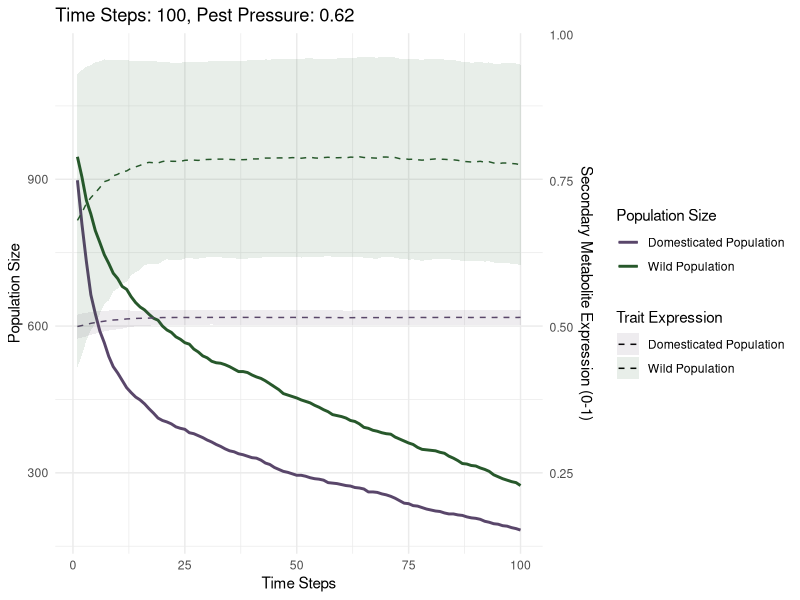

R code for this plot: (Note: this script raises an error after producing the figure.)
#' sunflower simulation
#' 2 populations: wild and domesticated ith different levels of secondary metabolite expression
#' Sarah Elizabeth Stockman
#' March 2025
#' 
#' TODO:
#' two populations: wild and domesticated
#' life cycle: growth/production, reproduction, mortality
#' selection pressure: pest pressure
#' traits: secondary metabolite expression
#' when econdary metabolite expression high & high pest pressure then mortality low, but growth lowered
#' when secondary metabolite expression low & high pest pressure then mortality high, growth remain
#' when secondary metabolite expression high & low pest pressure then mortality low, growth remain
#' when secondary metabolite expression low & low pest pressure then mortality high, growth lowered
#' 
#' 

library(data.table) # data manipulation
library(ggplot2) # plotting
library(parallel)  # parallelization

# 3 parameters of interest:
# temperature
# percipitation
# pest pressure


# linear relationship between tempurture and yeild

# relationship between yield
# serve as a place holder until we have better data for the species


# Initialize parameters
num_wild_population <- 1000
num_domesticated_population <- 1000
time_steps <- 0




# Initialize plant population
initialize_population <- function() {
  # Create wild population
  wild_population <- data.table(
    trait = rnorm(num_wild_population, mean = 0.7, sd = 0.3),  # Gaussian distribution
    growth_rate = NA,
    reproduction_rate = NA,
    resistance = NA,
    size = 1,
    group = "Wild Population"
  )
  
  # Ensure trait value within [0, 1] for wild population
  wild_population[trait < 0, trait := 0]
  wild_population[trait > 1, trait := 1]

  # Create domesticated population
  domesticated_population <- data.table(
    trait = rnorm(num_domesticated_population, mean = 0.5, sd = 0.02),  # Narrow Gaussian distribution
    growth_rate = NA,
    reproduction_rate = NA,
    resistance = NA,
    size = 1,
    group = "Domesticated Population"
  )
  
  # Ensure trait value within [0, 1] for domesticated population
  domesticated_population[trait < 0, trait := 0]
  domesticated_population[trait > 1, trait := 1]

  # Combine populations
  population <- rbind(wild_population, domesticated_population)

  # Initialize plant properties
  population[, growth_rate := 1 - trait]
  population[, reproduction_rate := 1 - trait]
  population[, resistance := trait]

  return(population)
}

# # Grow function
# grow <- function(population) {
#   population[, size := size + growth_rate * 0.1]
#   return(population)
# }

# Updated grow function based on trait and pest pressure
grow <- function(population, pest_pressure) {
  population[, growth_rate := fifelse(trait >= 0.5 & pest_pressure >= 0.5, 0.05,
                               fifelse(trait < 0.5 & pest_pressure < 0.5, 0.05,
                               0.1))]
  population[, size := size + growth_rate]
  return(population)
}


# # mortality function
# suffer_mortality <- function(population, pest_pressure) {
#   mortality_prob <- pest_pressure * (1 - population$resistance) * 0.1
#   survivors <- population[runif(.N) >= mortality_prob]
#   return(survivors)
# }
# Updated mortality function based on trait and pest pressure
suffer_mortality <- function(population, pest_pressure) {
  population[, mortality_prob := fifelse(trait >= 0.5 & pest_pressure >= 0.5, 0.01,
                                  fifelse(trait < 0.5 & pest_pressure >= 0.5, 0.2,
                                  fifelse(trait >= 0.5 & pest_pressure < 0.5, 0.01,
                                  0.15)))]
  survivors <- population[runif(.N) >= mortality_prob]
  return(survivors)
}


# Reproduce function
reproduce <- function(population) {
  # Calculate number of offspring for each individual plant
  reproduction_prob <- population$reproduction_rate * 0.8
  num_offspring <- floor(reproduction_prob) # Ensure integer
  
  # Create new plants based on reproduction probability
  new_plants <- population[rep(1:.N, num_offspring)]
  
  if (nrow(new_plants) > 0) {
    new_plants[, size := 1]
    new_plants[, growth_rate := 1 - trait]
    new_plants[, reproduction_rate := 1 - trait]
    new_plants[, resistance := trait]
    population <- rbind(population, new_plants)
  }
  
  return(population)
}








plot_population <- function(population, time_step, results) {
  wild_population_count <- nrow(population[group == "Wild Population"])
  domesticated_population_count <- nrow(population[group == "Domesticated Population"])
  wild_avg_trait <- mean(population[group == "Wild Population", trait])
  domesticated_avg_trait <- mean(population[group == "Domesticated Population", trait])
  wild_trait_variance <- var(population[group == "Wild Population", trait])
  domesticated_trait_variance <- var(population[group == "Domesticated Population", trait])
  
  # Calculate bounds for variance
  wild_upper_bound <- wild_avg_trait + sqrt(wild_trait_variance)
  wild_lower_bound <- wild_avg_trait - sqrt(wild_trait_variance)
  domesticated_upper_bound <- domesticated_avg_trait + sqrt(domesticated_trait_variance)
  domesticated_lower_bound <- domesticated_avg_trait - sqrt(domesticated_trait_variance)
  
  # Append results to the tracking data.table
  results <- rbind(results, data.table(
    time = time_step,
    group = "Wild Population",
    count = wild_population_count,
    avg_trait = wild_avg_trait,
    trait_variance = wild_trait_variance,
    upper_bound = wild_upper_bound,
    lower_bound = wild_lower_bound
  ))
  results <- rbind(results, data.table(
    time = time_step,
    group = "Domesticated Population",
    count = domesticated_population_count,
    avg_trait = domesticated_avg_trait,
    trait_variance = domesticated_trait_variance,
    upper_bound = domesticated_upper_bound,
    lower_bound = domesticated_lower_bound
  ))
  
  return(results)
}


# simulate <- function(time_steps, pest_pressure) {
#   population <- initialize_population()
#   results <- data.table()
  
#   for (t in 1:time_steps) {
#     pest_pressure <- pest_pressure + sin(t/10) * 0.2  # Oscillates around base value
#     pest_pressure <- min(max(pest_pressure, 0), 1)  # Clamp between 0 and 1
    
#     population <- grow(population, pest_pressure)
#     population <- reproduce(population)
#     population <- suffer_mortality(population, pest_pressure)
#     results <- plot_population(population, t, results)
#   }

#   # [ ... plotting code unchanged ... ]
# }








simulate <- function(time_steps, pest_pressure) {
  population <- initialize_population()
  results <- data.table(
    time = integer(),
    group = character(),
    count = integer(),
    avg_trait = numeric(),
    trait_variance = numeric(),
    upper_bound = numeric(),
    lower_bound = numeric()
  )
  
  for (t in 1:time_steps) {
    pest_pressure <- pest_pressure + sin(t/10) * 0.2  # Oscillates around base value
    pest_pressure <- min(max(pest_pressure, 0), 1)  # Clamp between 0 and 1
    

    population <- grow(population, pest_pressure)
    population <- reproduce(population)
    population <- suffer_mortality(population, pest_pressure)
    results <- plot_population(population, t, results)
  }
  

  ggplot(results, aes(x = time)) +
    # Population size
    geom_line(aes(y = count, color = group), linewidth = 1) +
    # Average trait (scaled to align with population size)
    geom_line(aes(y = avg_trait * max(results$count) / max(results$avg_trait), 
                  color = group, linetype = group)) +
    # Bounding region for variance (scaled to align with population size)
    geom_ribbon(aes(ymin = lower_bound * max(results$count) / max(results$avg_trait), 
                    ymax = upper_bound * max(results$count) / max(results$avg_trait), 
                    fill = group), alpha = 0.1) +
    scale_y_continuous(
      name = "Population Size",
      sec.axis = sec_axis(~ . * max(results$avg_trait) / max(results$count), 
                          name = "Secondary Metabolite Expression (0-1)")
    ) +
    scale_color_manual(
      values = c("Wild Population" = "#27582b", "Domesticated Population" = "#59466a")  # Green and Purple
    ) +
    scale_fill_manual(
      values = c("Wild Population" = "#27582b", "Domesticated Population" = "#59466a")  # Green and Purple
    ) +
    scale_linetype_manual(
    values = c("Wild Population" = "dashed", "Domesticated Population" = "dashed")
    ) +
    guides(
      color = guide_legend(order = 1, title = "Population Size"),
      fill = guide_legend(order = 2, title = "Trait Expression"),
      linetype = guide_legend(order = 2, title = "Trait Expression")
    ) +
    labs(
      title = sprintf("Time Steps: %d, Pest Pressure: %.2f", time_steps, pest_pressure),
      x = "Time Steps",
      color = "Group",
      fill = "Group",
      linetype = "Group"
    ) +
    theme_minimal()
}
  
 # TODO add evoltution
# reproduce <- function(population) {
#   reproduction_prob <- population$reproduction_rate * 0.05
#   num_offspring <- floor(reproduction_prob)
#   new_plants <- population[rep(1:.N, num_offspring)]
#   
#   if (nrow(new_plants) > 0) {
#     new_plants[, trait := pmin(pmax(trait + rnorm(.N, 0, 0.01), 0), 1)]  # Mutation
#     new_plants[, size := 1]
#     new_plants[, growth_rate := 1 - trait]
#     new_plants[, reproduction_rate := 1 - trait]
#     new_plants[, resistance := trait]
#     population <- rbind(population, new_plants)
#   }
#   
#   return(population)
# }


# Run simulation for single instance to test
result_plot <- simulate(time_steps = 100, pest_pressure = 0.8)
result_plot$data

ggsave("simulation_plot.png", plot = result_plot, width = 10, height = 6)

run_simulations_parallel <- function(num_simulations, time_steps, pest_pressure) {
  # Detect the number of available cores
  num_cores <- detectCores() - 1  # Leave one core free for system processes
  
  # Set up a cluster
  cl <- makeCluster(num_cores)
  
  # Load required libraries on each worker
  clusterEvalQ(cl, {
    library(data.table)
    library(ggplot2)
  })
  
  # Export necessary functions and variables to the cluster
  clusterExport(cl, varlist = c("initialize_population", "grow", "reproduce", 
                                "suffer_mortality", "plot_population", "simulate", 
                                "time_steps", "pest_pressure", "num_wild_population", 
                                "num_domesticated_population"), envir = environment())
  
  # Run simulations in parallel
  results_list <- parLapply(cl, 1:num_simulations, function(i) {
    simulate(time_steps, pest_pressure)
  })
  
  # Stop the cluster
  stopCluster(cl)
  
  return(results_list)
}

# Run 1000 simulations in parallel
num_simulations <- 100
time_steps <- 100
pest_pressure <- 0.5

all_results <- run_simulations_parallel(num_simulations, time_steps, pest_pressure)
# TODO aggregate results or visualize
